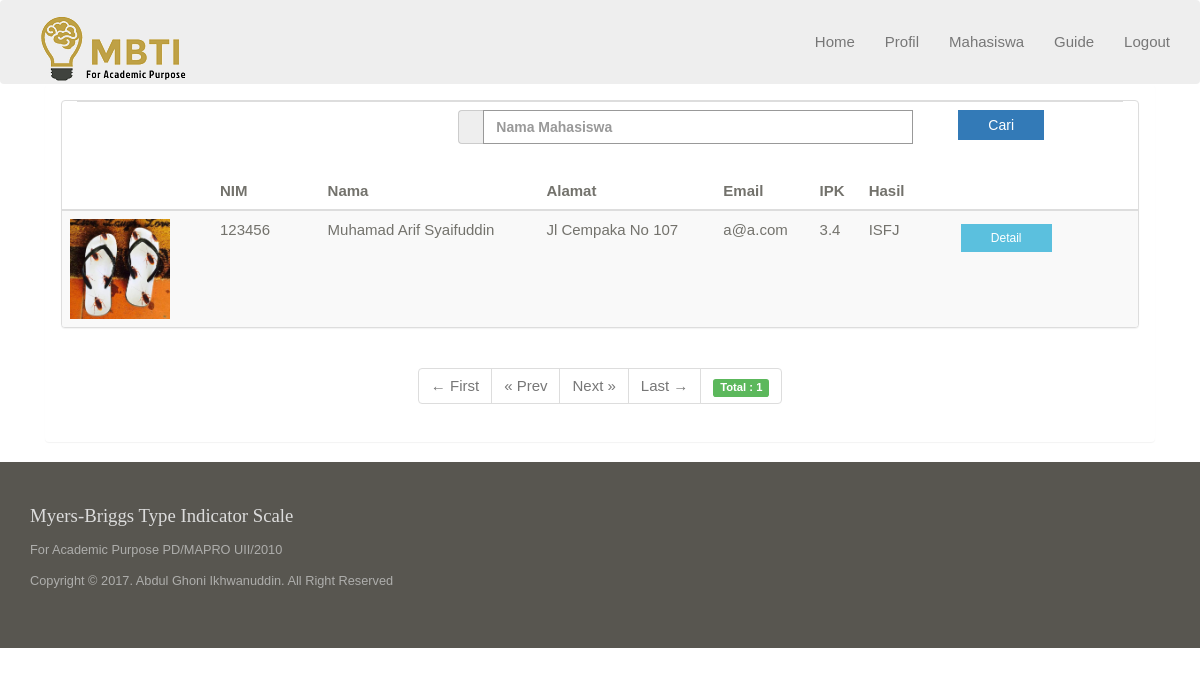
The app's page /dpa/index.php?hal=mahasiswa (signed in) with its own data.
### tables this page shows
CREATE TABLE `mahasiswa` (
  `id_mahasiswa` int(12) NOT NULL,
  `id_dpa` int(12) DEFAULT NULL,
  `nim` int(12) NOT NULL,
  `nama` varchar(45) NOT NULL,
  `alamat` varchar(45) NOT NULL,
  `email` varchar(45) NOT NULL,
  `program_studi` varchar(45) NOT NULL,
  `indeks_prestasi` varchar(4) NOT NULL,
  `foto` text NOT NULL
);

CREATE TABLE `tipe_kepribadian` (
  `id_tipekepribadian` int(11) NOT NULL,
  `nama` varchar(12) NOT NULL,
  `deskripsi` text NOT NULL
);

### dpa/mahasiswa.php (the view)
<div class="row">
<?php
$paging = "";
$where	= " AND dpa.id_dpa='".$hasil_dpa['id_dpa']."' ";
if(isset($_REQUEST['nama']) && $_REQUEST['nama']!='')
{
	$nama	= $_REQUEST['nama'];
	$paging .= '&nama='.$nama;
	$where .= " AND (m.nama LIKE '%".$nama."%' OR m.nim = '".$nama."' OR tk.nama LIKE '%".$nama."%')";
}else{
	$nama = '';
}
?>
<?php
$p      = new Paging;
$batas  = 10;
$posisi = $p->cariPosisi($batas);
$results = mysql_query("SELECT * FROM mahasiswa m LEFT JOIN dpa ON m.id_dpa=dpa.id_dpa LEFT JOIN result r ON m.id_mahasiswa=r.id_mahasiswa LEFT JOIN tipe_kepribadian tk ON r.id_tipekepribadian=tk.id_tipekepribadian WHERE 1 $where Group by m.id_mahasiswa");
$jmldata = mysql_num_rows($results);
$jmlhalaman  = $p->jumlahHalaman($jmldata, $batas);
$linkHalaman = $p->navHalaman($_GET['page'], $jmlhalaman, 'mahasiswa'.$paging, $jmldata);
?>
  <div class="col-md-12">
      <div class="panel panel-default">
			<div class="col-md-12">
				<form action="index.php?hal=mahasiswa" method="post">
					<table class="table" width="100%">
						<tr><th>
						<div class="col-md-4 col-lg-4"></div>
						<div class="col-md-6 col-lg-6">
							<div class="col-md-12 col-lg-12">
								<div class="control-group">
								  <div class="controls">
								   <div class="input-prepend input-group">
									 <span class="add-on input-group-addon"><i class="fa fa-search"></i></span>
									 <input type="text" id="nama" name="nama" class="form-control" value="<?php echo $nama;?>" placeholder="Nama Mahasiswa" />
								   </div>
								  </div>
								</div>
							</div>
						</div>
						<div class="col-md-2 col-lg-2"><button class="btn btn-primary" type="submit" name="tampilkan"><i class="fa fa-search"></i> Cari</button></div>
						</th></tr>
					</table>
				</form>
			</div>
			<table class="table table-display table-striped" width="100%">
			  <thead>
				<tr>
				  <th width="150px"></th>
				  <th width="10%">NIM</th>
				  <th>Nama</th>
				  <th>Alamat</th>
				  <th>Email</th>
				  <th>IPK</th>
				  <th>Hasil</th>
				  <th width="20%"></th>
				</tr>
			  </thead>
			  <tbody>
				<?php
				$sql = mysql_query("SELECT m.id_mahasiswa, m.nim, m.nama, m.alamat, m.email, m.foto, m.indeks_prestasi, dpa.nip, dpa.nama as nama_dpa, tk.nama nama_kepribadian
					FROM mahasiswa m LEFT JOIN dpa ON m.id_dpa=dpa.id_dpa
					LEFT JOIN result r ON m.id_mahasiswa=r.id_mahasiswa
					LEFT JOIN tipe_kepribadian tk ON r.id_tipekepribadian=tk.id_tipekepribadian
					WHERE 1 $where
					Group by m.id_mahasiswa
					ORDER BY nim
					LIMIT $posisi,$batas");
				if(mysql_num_rows($sql)>0){
					while($hasil = mysql_fetch_array($sql)) {
				?>
					<tr>
						<td>
							<?php
							$gambar = "../uploaded/mahasiswa/".$hasil['foto'];
							if(is_file($gambar)){
							?>
							<img src='<?php echo $gambar?>' width='100' />
							<?php
							}
							?>
						</td>
						<td><?php echo $hasil['nim'];?></td>
						<td><?php echo $hasil['nama'];?></td>
						<td><?php echo $hasil['alamat'];?></td>
						<td><?php echo $hasil['email'];?></td>
						<td><?php echo $hasil['indeks_prestasi'];?></td>
						<td>
						<?php
						$sql_k = mysql_query("SELECT nama
						FROM tipe_kepribadian tk JOIN result r ON tk.id_tipekepribadian=r.id_tipekepribadian
						WHERE id_mahasiswa='".$hasil['id_mahasiswa']."'
						ORDER BY tgl_pengerjaan DESC limit 1");
						while($hasil_k = mysql_fetch_array($sql_k)) {
							echo $hasil_k['nama'];
							echo "<br />";
						}
						?>
						</td>
						<td>
						<a href='index.php?hal=mahasiswa_lihat&id=<?php echo $hasil['id_mahasiswa'];?>' class='btn btn-sm btn-light'>
							<button class="btn btn-sm btn-info">
								<i class="fa fa-eye"></i> Detail
							</button>
						</a>
						</td>
					</tr>
				<?php
					}
				}else{
				?>
				<tr>
					<td colspan=8>Data Mahasiswa Masih Kosong</td>
				</tr>
				<?php
				}
				?>
			  </tbody>
			</table>
        </div>
      </div>
    <div class="col-md-12"> <center><?php echo $linkHalaman;?> </center></div>
</div>

### assets/style.css (style rules this page uses)
body { background-color: #fff;font-family: 'Raleway', sans-serif;font-size: 15px;line-height: 15px; color: #73726C; }
.btn,a,a:hover { text-decoration: none;-webkit-transition: all 0.3s ease-in-out;-moz-transition: all 0.3s ease-in-out;-ms-transition: all 0.3s ease-in-out;-o-transition: all 0.3s ease-in-out;transition: all 0.3s ease-in-out;outline:0 ; }
.btn { border:none !important;border-radius: 0;padding: 5px 30px; }
.form-control { border: 1px solid #999;border-radius:0;box-shadow:none !important; }

### records on screen
mahasiswa: foto (picture), nim "123456", nama "Muhamad Arif Syaifuddin", alamat "Jl Cempaka No 107", email "a@a.com", indeks_prestasi "3.4"
tipe_kepribadian: nama "ISFJ"

### other values on screen
$jmldata "1"
title "Myers-Briggs Type Indicator Scale"
keterangan "For Academic Purpose PD/MAPRO UII/2010"
author "Copyright © 2017. Abdul Ghoni Ikhwanuddin. All Right Reserved"
